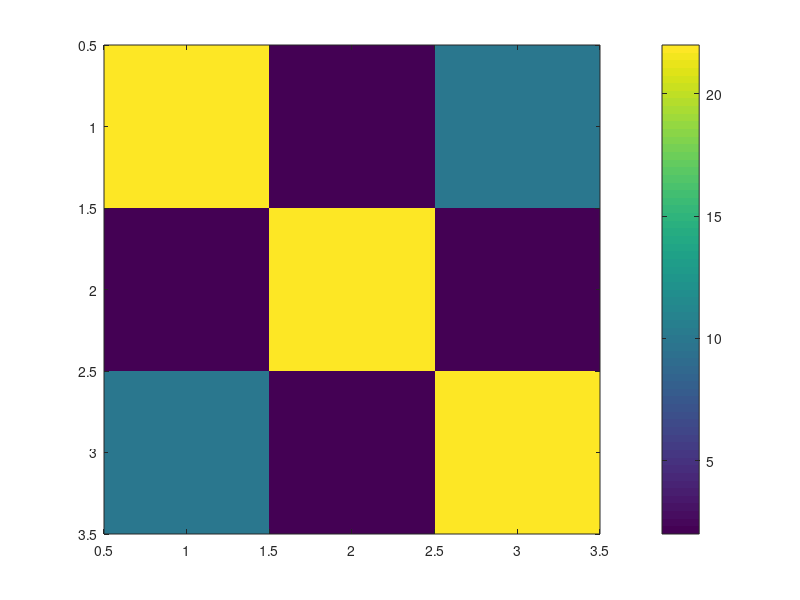
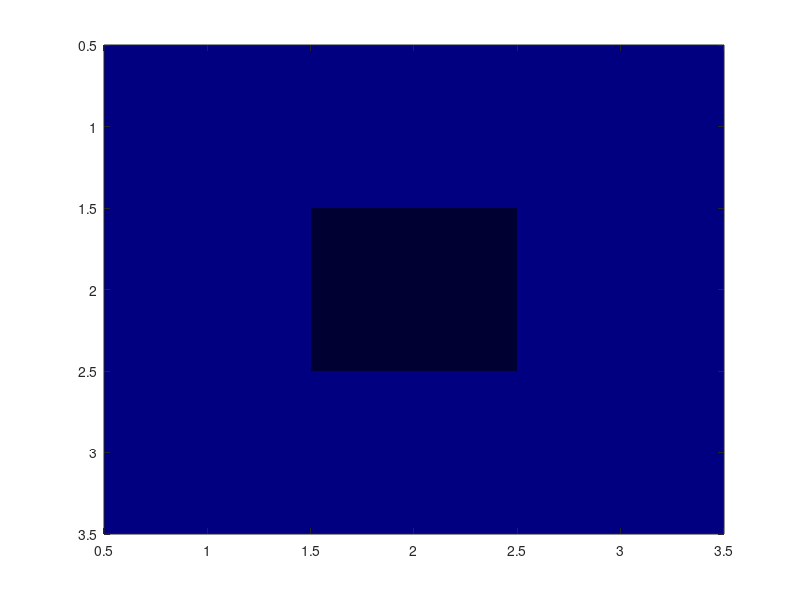

MATLAB code for these plots, in order:
% initializing the 2D Array
arr1 = [22 2 10; 2 22 2; 10 2 22];
figure('Name','2D-Array','NumberTitle','off');
% scaled CDataMapping, scales all values to our max element
image(arr1,'CDataMapping','scaled');
colorbar

% setting the dimensions, for being blue, i have set 2 of columns to zero.
arr2 = zeros(3,3,3);
%R
%arr2(:,:,1) = [.1 .2 .3; .4 .5 .6; .7 .8 .9];
%G
%arr2(:,:,2) = [.1 .2 .3; .4 .5 .6; .7 .8 .9];
%B
arr2(:,:,3) = [.5 .5 .5; .5 .2 .5; .5 .5 .5];
figure('Name','3D-Array','NumberTitle','off');
image(arr2);